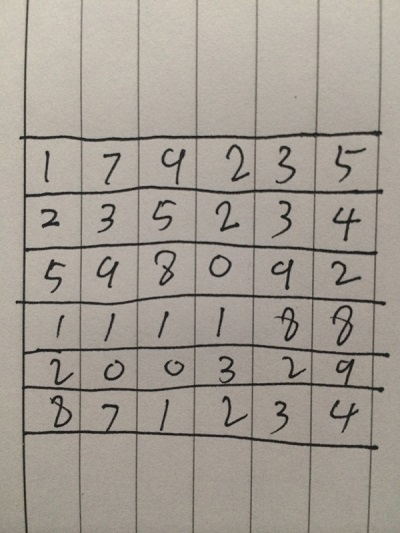
#> input picture C3_Processing_Images_with_OpenCV3/line.jpg, 400 x 533 px
$ python 'Line detection.py'
#> lines starting #> are read from the running program, lines starting #| are printed output that depends on the picture; after the words box and inside, x2 and y2 are one past the last pixel; in counts of white or black regions, pixels touching at a corner belong together
# coding:utf-8
import cv2
import numpy as np

img = cv2.imread('line.jpg')
#> img is the input picture: shape (533, 400, 3); mean B, G, R 147.1, 156.3, 163.7
gray = cv2.cvtColor(img, cv2.COLOR_BGR2GRAY)
edges = cv2.Canny(gray, 50, 150, apertureSize=3)
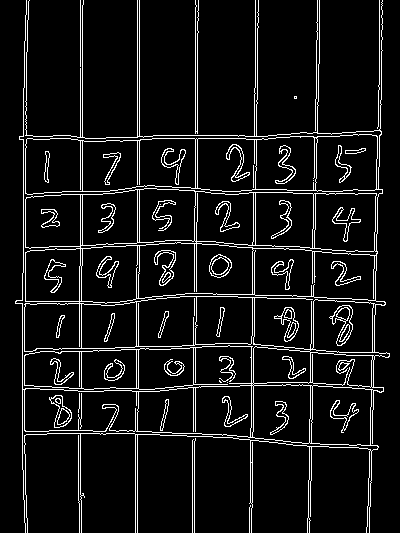
#> edges: shape (533, 400); 7.9% white in thin lines or dots
minLineLength = 3
maxLineGap = 200

# lines = cv2.HoughLinesP(edges, 1, np.pi / 180, 200)
# for line in lines:
#     for x1, y1, x2, y2 in line:
#         cv2.line(img, (x1, y1), (x2, y2), (0, 255, 0), 2)

# 第一个参数是一个二值化图像（所以在进行霍夫变换之前要首先进行二值化，或者进行 Canny 边缘检测。）
# 第二三个参数分别代表 ρ 和 θ 的精确度
# 第四个参数是阈值，只有累加其中的值高于阈值时才被认为是一条直

lines = cv2.HoughLines(edges, 1, np.pi / 180, 200)
#> lines = 15 rows, first 8: [137, 0], [317, 0.0175], [80, 0], [319, 0.0175], [258, 0.0175], [195, 0], [139, 0], [82, 0]
for line in lines:
    for rho, theta in line:
        a = np.cos(theta)
        b = np.sin(theta)
        x0 = a * rho
        y0 = b * rho
        x1 = int(x0 + 1000 * (-b))
        y1 = int(y0 + 1000 * (a))
        x2 = int(x0 - 1000 * (-b))
        y2 = int(y0 - 1000 * (a))
        cv2.line(img, (x1, y1), (x2, y2), (0, 0, 255), 2)
#> this loop made 15 passes
#> line on passes 1 to 12: [[137, 0]], [[317, 0.0175]], [[80, 0]], [[319, 0.0175]], [[258, 0.0175]], [[195, 0]], [[139, 0]], [[82, 0]], [[380, 0.0175]], [[25, 0]], [[384, 0.0349]], [[23, 0]]
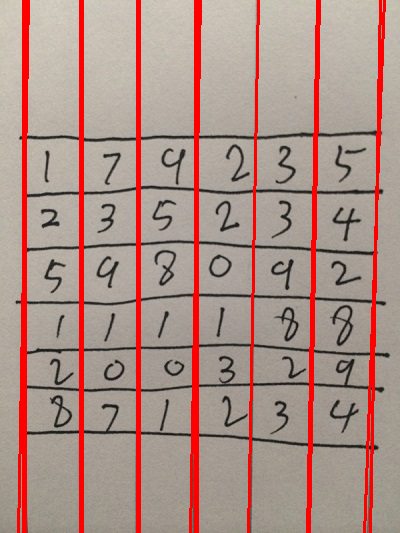
#> img: shape (533, 400, 3); 9.02% of pixels changed, all inside (x1, y1, x2, y2) = (17, 0, 386, 533)

cv2.imshow("edges", edges)
cv2.imshow("lines", img)
cv2.waitKey()
cv2.destroyAllWindows()
